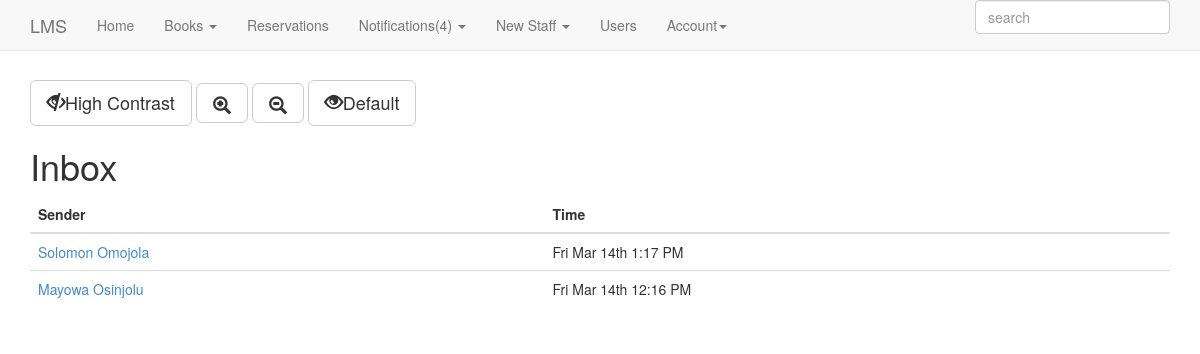
Page /pages/admin_inbox.php (signed in) on the committed database.
### tables this page shows
CREATE TABLE IF NOT EXISTS `contact` (
  `id` int(11) NOT NULL AUTO_INCREMENT,
  `student` int(11) NOT NULL,
  `message` varchar(255) NOT NULL,
  `time` timestamp NOT NULL DEFAULT CURRENT_TIMESTAMP ON UPDATE CURRENT_TIMESTAMP,
  `isRead` tinyint(4) NOT NULL DEFAULT '0',
  PRIMARY KEY (`id`)
);

### config.php (called while the page is built, shortened)
<?php
    $dbname="library";
    $dbhost="localhost";
    $dbuser="library";
    $dbpass="library";
?>

### classes/DataModel.php (called while the page is built, shortened)
<?php include_once '../helper/functions.php'; ?>
<?php
    abstract class DataModel {
        private static $db;
        public static function connectDB(){
            include '../config.php';
            self::$db =  new mysqli("$dbhost", "$dbuser", "$dbpass", "$dbname");
            return self::$db;
        }
        public static function filter($table, $fields){
            include '../helper/retrieve_data.php';
            return $querySet;
        }
        public static function xfilter($table, $fields, $orderBy, $limit){
            $queryType = "xfilter";
            include '../helper/retrieve_data.php';
            return $querySet;
        }
        public static function get($table, $fields){
            include '../helper/retrieve_data.php';
            return $dataobj;
        }
    }
?>

### helper/retrieve_data.php (called while the page is built, shortened)
<?php
    $query = "";
    if ($queryType == "filter" && $fields == "ALL") {
        $query = "SELECT * FROM {$table}";
        $result = self::$db->query($query);
        if(!$result){
            die(self::$db->error);
        }
    }elseif($queryType == "xfilter" && $fields == "ALL"){
        if($limit != ""){
            $query = "SELECT * FROM {$table} ORDER BY {$orderBy} DESC LIMIT {$limit}";
        }else{
            $query = "SELECT * FROM {$table} ORDER BY {$orderBy} DESC";
        }
        $result = self::$db->query($query);
    }elseif($queryType=="get" || $queryType=="filter" || $queryType=="xfilter"){
        self::$filters = [];
        foreach($fields as $key => $value){
            if (property_exists($table, $key)){
                self::$filters[$key] = $value;
            }
        }
        $first_clause_value = reset(self::$filters);
        $first_clause_key = key(self::$filters);
        unset(self::$filters[$first_clause_key]);
        if ($first_clause_key && !is_null($first_clause_value)){
            $query = "SELECT * FROM {$table} ";
            $query .= "WHERE {$first_clause_key} = ";
            $query .= "'";
            $query .= "{$first_clause_value}";
            $query .= "'";
        }
        $result = self::$db->query($query);
    }
    if ($queryType == "filter" or $queryType == "xfilter") {
        $querySet = array();
        while($dataobj = $result->fetch_object()) {
            $dataobj = objToObj($dataobj, $table);
            $querySet[] = $dataobj;
        }
    } else {
    }
?>

### scripts/admin/inbox.php (called while the page is built, shortened)
<?php
    $messages = Contact::xfilter("Contact", "ALL", "time", "");
?>

### helper/functions.php (called while the page is built, shortened)
<?php
    function objToObj($instance, $endClass){
        return unserialize(sprintf(
            'O:%d:"%s"%s',
            strlen($endClass),
            $endClass,
            strstr(strstr(serialize($instance), '"'), ':')
        ));
    }
?>

### pages/admin_inbox.php (the view, shortened to what this page needs)
<?php include_once "../scripts/admin/inbox.php";
    if(!isset($content)){
        $content = "";
    }
    if(is_array($messages)){
        $content .= "<table class='table table-hover'>";
        $content .=  "<thead>";
        $content .=     "<th>Sender</th>";
        $content .=     "<th>Time</th>";
        foreach($messages as $message){
            $content .= "<tr>";
            $content .= "     <td><a href='admin_inbox.php?msg_id=$message->id'>";
            $content .= "       {$message->student->firstName} {$message->student->lastName}";
            $content .= "     </a></td>";
            $content .= "<td>". date('D M jS g:i A',strtotime($message->time));
            $content .= "</td>";
        }
        $content .= "</table>";
    }
    include_once "includes/template.php";
?>

### pages/includes/lms.css (style rules this page uses)
body { padding-top: 80px; padding-bottom: 30px; }

### rows in the picture
contact: value "Solomon Omojola", time "Fri Mar 14th 1:17 PM"
contact: value "Mayowa Osinjolu", time "Fri Mar 14th 12:16 PM"

### other values in the picture
count($pendings) + count($unread) + count($unseen) "4"
$pgDesc "Inbox"
